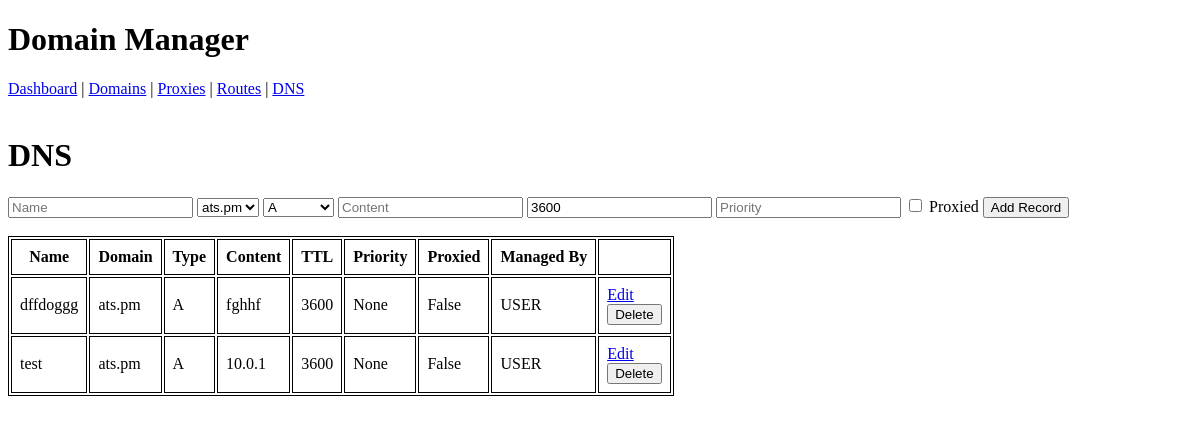
The app's page /dns with its own data.
### app/persistence/models.py (models this page shows)
class DnsRecord(Base):
    __tablename__ = "dns_records"
    id: Mapped[int] = mapped_column(primary_key=True)
    domain_id: Mapped[int] = mapped_column(ForeignKey("domains.id"))
    name: Mapped[str] = mapped_column(String(255))      # relative: "@", "api", "foo.bar"
    type: Mapped[DnsType] = mapped_column(Enum(DnsType))
    content: Mapped[str] = mapped_column(String(1024))  # IP, target FQDN, or SRV JSON
    ttl: Mapped[int | None] = mapped_column(Integer)    # seconds
    priority: Mapped[int | None] = mapped_column(Integer)
    proxied: Mapped[bool | None] = mapped_column(Boolean)
    managed_by: Mapped[ManagedBy] = mapped_column(Enum(ManagedBy), default=ManagedBy.USER)
    meta: Mapped[dict | None] = mapped_column(JSON)
    __table_args__ = (UniqueConstraint("domain_id", "name", "type", name="uq_dns_key"),)
    domain: Mapped[Domain] = relationship(backref="dns_records", lazy="joined")

class Domain(Base):
    __tablename__ = "domains"
    id: Mapped[int] = mapped_column(primary_key=True)
    name: Mapped[str] = mapped_column(String(255), unique=True)
    zone_id: Mapped[str | None] = mapped_column(String(128))
    auto_wildcard: Mapped[bool] = mapped_column(Boolean, default=True)
    use_for_direct_prefix: Mapped[bool] = mapped_column(Boolean, default=False)

### app/web/views.py (the view)
@router.get("/dns", response_class=HTMLResponse)
async def list_dns(request: Request, db: Session = Depends(get_db)):
    dns_records = repos.DnsRecordRepo(db).list_all()
    domains = repos.DomainRepo(db).list_all()
    dns_records.sort(key=lambda r: (r.domain.name, r.name.split(".")[::-1]))
    return templates.TemplateResponse("dns.jinja2", {"request": request, "dns_records": dns_records, "domains": domains})

### app/web/templates/dns.jinja2 (shortened to what this page needs)
{% extends "_layout.jinja2" %}
{% block content %}
<h1>DNS</h1>
<form method="POST" action="{{ url_for('create_dns_record') }}">
    <input type="text" name="name" placeholder="Name" required>
    <select name="domain_id" required>
        {% for domain in domains %}
        <option value="{{ domain.id }}">{{ domain.name }}</option>
        {% endfor %}
    </select>
    <select name="type" required>
        <option value="A">A</option>
    </select>
    <input type="text" name="content" placeholder="Content" required>
    <input type="number" name="ttl" placeholder="TTL" value="3600" required>
    <input type="number" name="priority" placeholder="Priority">
    <input type="checkbox" name="proxied" value="true"> Proxied
    <button type="submit">Add Record</button>
</form>
<br>
<table>
    <thead>
        <tr>
            <th>Name</th>
            <th>Domain</th>
            <th>Type</th>
            <th>Content</th>
            <th>TTL</th>
            <th>Priority</th>
            <th>Proxied</th>
            <th>Managed By</th>
            <th></th>
        </tr>
    </thead>
    <tbody>
        {% for record in dns_records %}
        <tr {% if record.managed_by != "USER" %}class="muted"{% endif %}>
            <td>{{ record.name }}</td>
            <td>{{ record.domain.name }}</td>
            <td>{{ record.type.name }}</td>
            <td>{{ record.content }}</td>
            <td>{{ record.ttl }}</td>
            <td>{{ record.priority }}</td>
            <td>{{ record.proxied }}</td>
            <td>{{ record.managed_by.name }}</td>
            <td>
                <a href="{{ url_for('edit_dns_record', record_id=record.id) }}">Edit</a>
                <form method="POST" action="{{ url_for('delete_dns_record', record_id=record.id) }}">
                    <button type="submit" class="btn btn-link" onclick="return confirm('Are you sure you want to delete this record?')">Delete</button>
                </form>
            </td>
        </tr>
        {% endfor %}
    </tbody>
</table>
{% endblock %}

### app/web/templates/_layout.jinja2 (shortened to what this page needs)
<!doctype html>
<html>
<head>
  <link rel="stylesheet" href="/static/styles.css">
</head>
<body>
  <header>
    <h1>Domain Manager</h1>
    <nav>
      <a href="/">Dashboard</a> |
      <a href="/domains">Domains</a> |
      <a href="/proxies">Proxies</a> |
      <a href="/routes">Routes</a> |
      <a href="/dns">DNS</a>
    </nav>
  </header>
  <main>
    <br>
    {% block content %}{% endblock %}
  </main>
</body>
</html>

### app/web/static/styles.css (style rules this page uses)
table, th, td { border: 1px solid; }
td, th { padding: 0.5rem; }

### records on screen
DnsRecord: name "dffdoggg", domain.name "ats.pm", type.name "A", content "fghhf", ttl "3600", priority "None", proxied "False", managed_by.name "USER"
DnsRecord: name "test", domain.name "ats.pm", type.name "A", content "10.0.1", ttl "3600", priority "None", proxied "False", managed_by.name "USER"

### other values on screen
form field domain_id "ats.pm"
